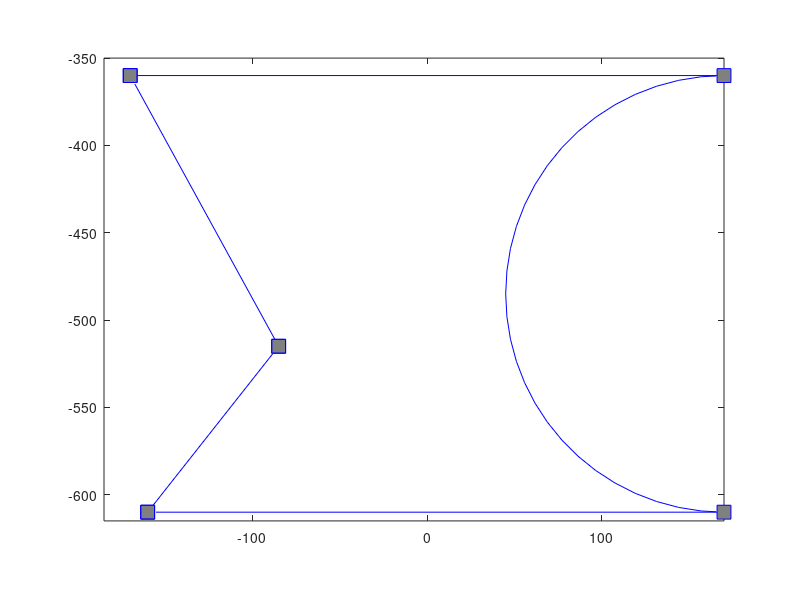

Recreate this plot in MATLAB. (Note: this script raises an error after producing the figure.)
clear all
%% Create the working space.
bellyA=[-170 -360];
bellyB=[170 -360];
bellyC=[170 -610];
bellyD=[-160 -610];
bellyE=[-85 -515];
 

global X_MIN X_MAX Y_MIN Y_MAX;
X_MIN=-185;
X_MAX=170;
Y_MIN=-615;
Y_MAX=-350;

global whiteImage
whiteImage = 255 * ones(265, 350, 'uint8');
figure(1)
% imshow(whiteImage);


% axis([X_MIN X_MAX Y_MIN Y_MAX]);
global bellyF bellyF_radius
bellyF=[170 -485]; % origin of circle 
bellyF_radius= 125;
eq_pos_circle=[bellyF(1)-bellyF_radius bellyF(2)-bellyF_radius 2*bellyF_radius 2*bellyF_radius];
% plot the result 
figure(1)
plot([bellyA(1) bellyB(1)],[bellyA(2) bellyB(2)],'-bs', 'MarkerSize',10,'MarkerEdgeColor','b','MarkerFaceColor',[0.5,0.5,0.5]);
hold on
plot([bellyA(1) bellyE(1)],[bellyA(2) bellyE(2)],'-bs', 'MarkerSize',10,'MarkerEdgeColor','b','MarkerFaceColor',[0.5,0.5,0.5]);
hold on
plot([bellyD(1) bellyE(1)],[bellyD(2) bellyE(2)],'-bs', 'MarkerSize',10,'MarkerEdgeColor','b','MarkerFaceColor',[0.5,0.5,0.5]);
hold on
plot([bellyC(1) bellyD(1)],[bellyC(2) bellyD(2)],'-bs', 'MarkerSize',10,'MarkerEdgeColor','b','MarkerFaceColor',[0.5,0.5,0.5]);
hold on
rectangle('Position',eq_pos_circle,'Curvature',[1 1],'EdgeColor','b');
axis([X_MIN X_MAX Y_MIN Y_MAX]);

axis equal

global eqA_E eqD_E eqA_B eqC_D
eqA_E=polyfit([bellyA(1) bellyE(1)],[bellyA(2) bellyE(2)],1); 
eqD_E=polyfit([bellyD(1) bellyE(1)],[bellyD(2) bellyE(2)],1); 
eqA_B=polyfit([bellyA(1) bellyB(1)],[bellyA(2) bellyB(2)],1); 
eqC_D=polyfit([bellyC(1) bellyD(1)],[bellyC(2) bellyD(2)],1); 


%% fill the region and mark the boundary 
% free space = 1
% boundary = 2
% obstacle = 0

% fill the region
for i=X_MIN:X_MAX
   for j= Y_MIN:Y_MAX
       if(ToCheckIfInObstacleSpace(i,j))
           % is a free space, mark as 1
           whiteImage(j+616,i+186)=0;
       else
           whiteImage(j+616,i+186)=125;
       end
   end
end


for i=X_MIN+1:X_MAX
   for j= Y_MIN+1:Y_MAX
       if((whiteImage(j+616,i+186)==0 && whiteImage(j+616-1,i+186)==125) ...
          || (whiteImage(j+616,i+186)==125 && whiteImage(j+616-1,i+186)==0)...
          || (whiteImage(j+616,i+186)==0 && whiteImage(j+616,i+186-1)==125)...
          || (whiteImage(j+616,i+186)==125 && whiteImage(j+616,i+186-1)==0))
           % is a boundary, mark as 255
           whiteImage(j+616,i+186)=255;
       end
   end
end




%% morse decomposition 
% using h(x)=x from left to right 

% 1. find critical point 
criticalPoint=0;
connectivity=0;

for i=X_MIN+1:X_MAX
   for j= Y_MIN+1:Y_MAX
       if(whiteImage(j+616,i+186)==255 && whiteImage(j+616+1,i+186)~=255)
            if(CheckIfCritical(i,j))
              whiteImage(j+616,i+186)=50;               
            end
       end
   end
end

% filter some critical point which is too close to each other
CriticalPointIndex=1;
for i=X_MIN+1:X_MAX
   for j= Y_MIN+1:Y_MAX
       if(whiteImage(j+616,i+186)==50)
          if(ToFilteredNoiseCriticalPoint(i,j))
%            CriticalPoint(CriticalPointIndex,:)=[i,j];
           CriticalPoint(CriticalPointIndex,:)=[i+186, j+616];
           CriticalPointIndex=CriticalPointIndex+1;
          end
       end
   end
end



figure(2)
imshow(whiteImage);







%% Zig-zag

% need to have image coordinate
function [OutoFImageRange]=CheckOutoFImageRange(ImageCurrent_X,ImageCurrent_Y)
global whiteImage
OutoFImageRange=false;
[m,n,~]=size(whiteImage);
if(ImageCurrent_X > n || ImageCurrent_X < 1 || ... 
        ImageCurrent_Y < 1 || ImageCurrent_Y > m)
    OutoFImageRange=true;
end

end


function [this_is_true_critical]= ToFilteredNoiseCriticalPoint(Current_X, Current_Y)
global whiteImage
white_count=0; % at least two white point 
cp_point=0;

for i=Current_X-1:Current_X+1
    for j=Current_Y-1:Current_Y+1
        imageY=j+616
        imageX=i+186
      if(~CheckOutoFImageRange(i+186, j+616))
        if(whiteImage(j+616,i+186)==255)
            white_count=white_count+1;
        end
        if(whiteImage(j+616,i+186)==50)
            cp_point=cp_point+1;    
        end
      end
    end
end


if (cp_point<3 && white_count>=2)
    this_is_true_critical=true;
else
    this_is_true_critical=false;
end

end




function [InFreeSpace]=ToCheckIfInObstacleSpace(Current_X, Current_Y)
global bellyF bellyF_radius
global eqA_E eqD_E eqA_B eqC_D

poly_half_A_E=eqA_E(1)*Current_X+eqA_E(2)-Current_Y;
poly_half_D_E=eqD_E(1)*Current_X+eqD_E(2)-Current_Y;

% check for the square obstacle
if(Current_Y <= eqA_B(2) && Current_Y >= eqC_D(2) && ...
      ((Current_X-bellyF(1))^2+(Current_Y-bellyF(2))^2-bellyF_radius^2)>=0  && ... 
       (poly_half_A_E <0 || poly_half_D_E >0) )
    InFreeSpace=true;
else
    InFreeSpace=false;
end

end

function [IsCriticalPoint]=CheckIfCritical(Current_X, Current_Y)
global whiteImage
global  Y_MIN Y_MAX;
up_free=false;
up_obstacle=false;
down_free=false;
down_obstacle=false;

% search up
for j=Current_Y:Y_MAX 
       if(whiteImage(j+616,Current_X+186)==0)
           up_free=true;
           break
       else if (whiteImage(j+616,Current_X+186)==125)
           up_obstacle=true;
           break
           end      
       end
end
% search down
for j=Current_Y:-1:Y_MIN
           if(whiteImage(j+616,Current_X+186)==0)
           down_free=true;
           break
       else if (whiteImage(j+616,Current_X+186)==125)
           down_obstacle=true;
           break
           end      
        end
end
% return whether is a critical point 

if((down_free && up_free) || (up_obstacle && down_obstacle))
    IsCriticalPoint=true;
else
    IsCriticalPoint=false;
end

end

